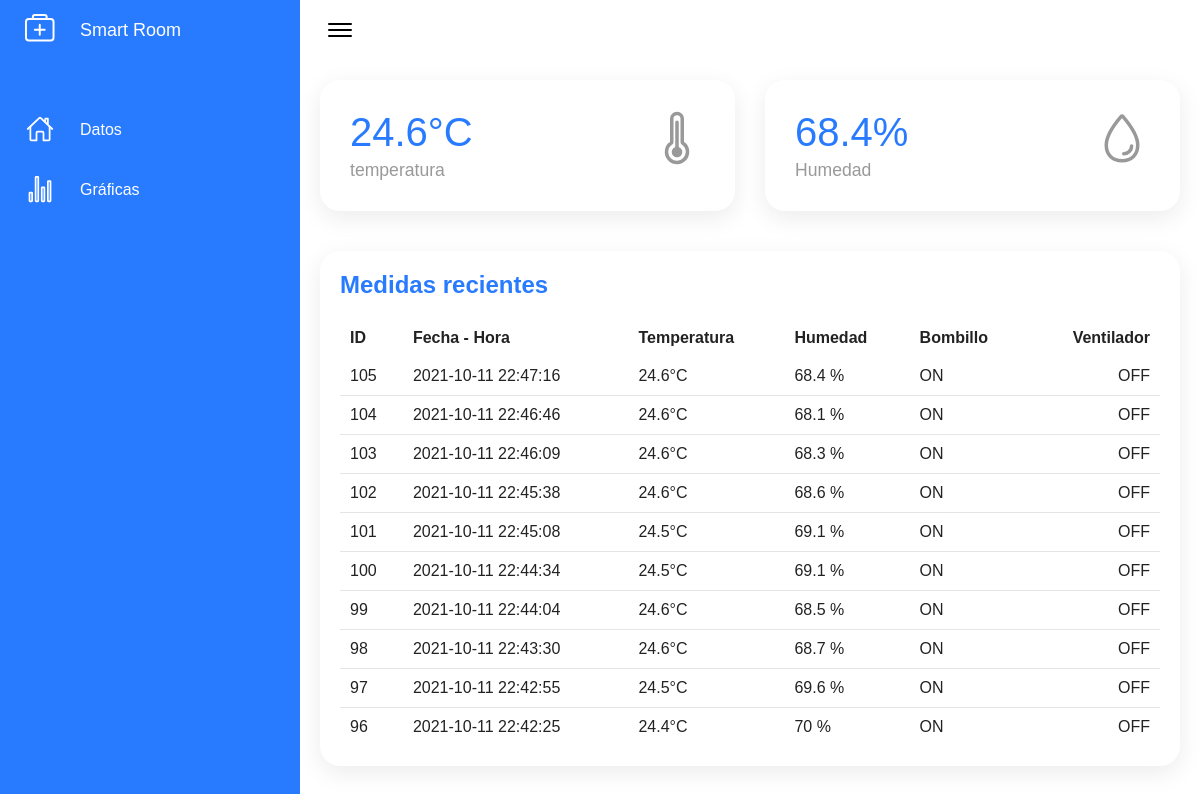
The page / on the database its author committed.
### tables this page shows
CREATE TABLE `registros` (
  `id` int(11) NOT NULL,
  `hora` datetime NOT NULL DEFAULT current_timestamp(),
  `humedad` float NOT NULL,
  `temperatura` float NOT NULL,
  `bombillo` varchar(11) NOT NULL,
  `ventilador` varchar(10) NOT NULL
);

### index.php (the view, shortened to what this page needs)
<?php
    $connection = mysqli_connect('localhost', 'root', '', 'registrosmart');
?>
<!DOCTYPE html>
<html>
<head>
    <link rel='stylesheet' type='text/css' media='screen' href='index.css'>
</head>
<body>
    <div class="container">
        <div class="navigation">
            <ul>
                <li>
                    <a href="index.php" class='tituloPagina'>
                        <span class="icon"> <ion-icon name="medkit-outline"></ion-icon> </span>
                        <span class="title"> Smart Room </span>
                    </a>
                </li>
                <li>
                    <a href="index.php">
                        <span class="icon"> <ion-icon name="home-outline"></ion-icon> </span>
                        <span class="title"> Datos </span>
                    </a>
                </li>
                <li>
                    <a href="graphs.php">
                        <span class="icon"> <ion-icon name="stats-chart-outline"></ion-icon> </span>
                        <span class="title"> Gráficas </span>
                    </a>
                </li>
            </ul>
        </div>
    </div>
    <div class="main">
        <div class="topbar">
            <div class="toggle">
                <ion-icon name="menu-outline"></ion-icon>
            </div>
        </div>
        <?php
        $sql2 = "SELECT id, humedad, temperatura FROM registros ORDER BY id DESC LIMIT 1";
        $result = mysqli_query($connection, $sql2);
        $row = mysqli_fetch_array($result);
        ?>
        <div class="cardBox">
            <div class="card">
                <div>
                    <div class="numbers"> <?php echo $row['temperatura'] ?>°C </div>
                    <div class="cardName"> temperatura </div>
                </div>
                <div class="iconBx">
                    <ion-icon name="thermometer-outline"></ion-icon>
                </div>
            </div>
            <div class="card">
                <div>
                    <div class="numbers"> <?php echo $row['humedad'] ?>% </div>
                    <div class="cardName"> Humedad </div>
                </div>
                <div class="iconBx">
                    <ion-icon name="water-outline"></ion-icon>
                </div>
            </div>
        </div>
        <div class="details">
            <div class="recentMeasures">
                <div class="cardHeader">
                    <h2>Medidas recientes</h2>
                </div>
                <table>
                    <thead>
                        <tr>
                            <td>ID</td>
                            <td>Fecha - Hora</td>
                            <td>Temperatura</td>
                            <td>Humedad</td>
                            <td>Bombillo</td>
                            <td>Ventilador</td>
                        </tr>
                    </thead>
                    <tbody>
                        <?php
                        $sql2 = "SELECT * FROM registros ORDER BY id DESC LIMIT 10";
                        $result = mysqli_query($connection, $sql2);
                        while($mostrar = mysqli_fetch_array($result)){
                        ?>
                        <tr>
                            <td> <?php echo $mostrar['id'] ?> </td>
                            <td> <?php echo $mostrar['hora'] ?> </td>
                            <td> <?php echo $mostrar['temperatura'] ?>°C </td>
                            <td> <?php echo $mostrar['humedad'] ?> %</td>
                            <td> <?php echo $mostrar['bombillo'] ?> </td>
                            <td> <?php echo $mostrar['ventilador'] ?> </td>
                        </tr>
                        <?php
                        }
                        ?>
                    </tbody>
                </table>
            </div>
        </div>
    </div>
</body>
</html>

### index.css (style rules this page uses)
* { padding: 0; margin: 0; box-sizing: border-box; font-family: 'Work Sans', sans-serif; }
:root { --blue: #287bff; --white: #fff; --grey: #f5f5f5; --black1: #222; --black2: #999; }
body { min-height: 100vh; overflow-x: hidden; }
.container { position: relative; width: 100%; }
.tituloPagina { font-size: 18px; }
.navigation { position: fixed; width: 300px; height: 100%; background: var(--blue); border-left: 10px solid var(--blue); transition: 0.5s; overflow: hidden; }
.navigation ul { position: absolute; top: 0; left: 0; width: 100%; }
.navigation ul li { position: relative; width: 100%; list-style: none; border-top-left-radius: 30px; border-bottom-left-radius: 30px; }
.navigation ul li:nth-child(1) { margin-bottom: 40px; pointer-events: none; }
.navigation ul li a { position: relative; display: block; width: 100%; display: flex; text-decoration: none; color: var(--white); }
.navigation ul li a .icon { position: relative; display: block; min-width: 60px; height: 60px; line-height: 75px; text-align: center; }
.navigation ul li a .icon ion-icon { font-size: 1.75em; }
.navigation ul li a .title { position: relative; display: block; padding: 0 10px; height: 60px; line-height: 60px; text-align: start; white-space: nowrap; }
.main { position: absolute; width: calc(100% - 300px); left: 300px; min-height: 100vh; background: var(--white); transition: 0.5s; }
.topbar { width: 100%; height: 60px; display: flex; justify-content: space-between; align-items: center; padding: 0 10px; }
.toggle { position: relative; top: 0; width: 60px; height: 60px; display: flex; justify-content: center; align-items: center; font-size: 2em; cursor: pointer; }
.cardBox { position: relative; width: 100%; padding: 20px; display: grid; grid-template-columns: repeat(2, 1fr); grid-gap: 30px; }
.cardBox .card { position: relative; background: var(--white); padding: 30px; border-radius: 20px; display: flex; justify-content: space-between; cursor: pointer; box-shadow: 0 7px 25px rgba(0, 0, 0, 0.08); }
.cardBox .card .numbers { position: relative; font-weight: 500; font-size: 2.5em; color: var(--blue); }
.cardBox .card .cardName { color: var(--black2); font-size: 1.1em; margin-top: 5px; }
.cardBox .card .iconBx { font-size: 3.5em; color: var(--black2); }
.details { position: relative; width: 100%; padding: 20px; }
.details .recentMeasures { position: relative; display: grid; min-height: fit-content; background: var(--white); padding: 20px; box-shadow: 0 7px 25px rgba(0, 0, 0, 0.08); border-radius: 20px; }
.cardHeader { display: flex; justify-content: space-between; align-items: flex-start; margin-bottom: 10px; }
.cardHeader h2 { font-weight: 600; color: var(--blue); }
.details table { width: 100%; border-collapse: collapse; margin-top: 10px; }
.details table thead td { font-weight: 600; }
.details .recentMeasures table tr { color: var(--black1); border-bottom: 1px solid rgba(0, 0, 0, 0.1); }
.details .recentMeasures table tr:last-child { border-bottom: none; }
.details .recentMeasures table tr td { padding: 10px; }
.details .recentMeasures table tr td:last-child { text-align: end; }

### rows shown on the page
registros: temperatura "24.6", humedad "68.4", id "105", hora "2021-10-11 22:47:16", bombillo "ON", ventilador "OFF"
registros: id "104", hora "2021-10-11 22:46:46", temperatura "24.6", humedad "68.1", bombillo "ON", ventilador "OFF"
registros: id "103", hora "2021-10-11 22:46:09", temperatura "24.6", humedad "68.3", bombillo "ON", ventilador "OFF"
registros: id "102", hora "2021-10-11 22:45:38", temperatura "24.6", humedad "68.6", bombillo "ON", ventilador "OFF"
registros: id "101", hora "2021-10-11 22:45:08", temperatura "24.5", humedad "69.1", bombillo "ON", ventilador "OFF"
registros: id "100", hora "2021-10-11 22:44:34", temperatura "24.5", humedad "69.1", bombillo "ON", ventilador "OFF"
registros: id "99", hora "2021-10-11 22:44:04", temperatura "24.6", humedad "68.5", bombillo "ON", ventilador "OFF"
registros: id "98", hora "2021-10-11 22:43:30", temperatura "24.6", humedad "68.7", bombillo "ON", ventilador "OFF"
registros: id "97", hora "2021-10-11 22:42:55", temperatura "24.5", humedad "69.6", bombillo "ON", ventilador "OFF"
registros: id "96", hora "2021-10-11 22:42:25", temperatura "24.4", humedad "70", bombillo "ON", ventilador "OFF"
